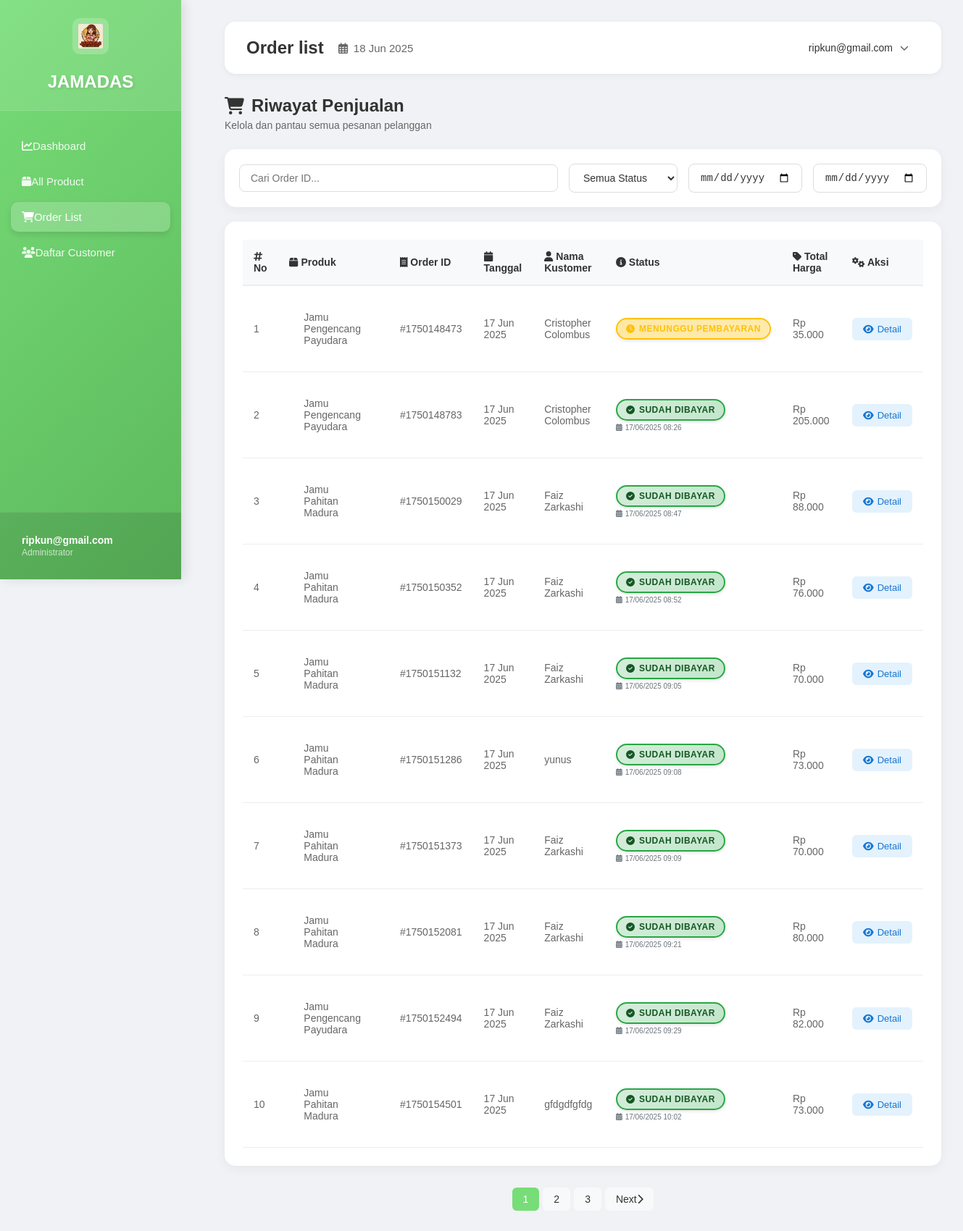
/admin/orderlist.php (signed in), run on the app's committed database.
### tables this page shows
CREATE TABLE `orders` (
  `order_id` int(11) NOT NULL,
  `user_id` int(11) NOT NULL,
  `total_harga` decimal(10,2) NOT NULL,
  `nama_penerima` varchar(100) NOT NULL,
  `nomor_penerima` varchar(20) NOT NULL,
  `alamat_penerima` text NOT NULL,
  `kota` varchar(80) DEFAULT NULL,
  `kodepos` int(8) DEFAULT NULL,
  `keterangan_order` varchar(256) NOT NULL,
  `payment_type` varchar(50) DEFAULT NULL,
  `transaction_status` varchar(20) NOT NULL,
  `transaction_time` date DEFAULT NULL,
  `payment_details` text DEFAULT NULL,
  `fraud_status` varchar(20) DEFAULT NULL,
  `created_at` timestamp NOT NULL DEFAULT current_timestamp(),
  `updated_at` timestamp NULL DEFAULT NULL
);

### config/function.php (called while the page is built, shortened)
<?php
function getStatusLabel($status)
{
    $labels = [
        'pending' => 'Menunggu Pembayaran',
        'settlement' => 'Sudah Dibayar',
        'processing' => 'Sedang Dikemas',
        'shipped' => 'Dalam Pengiriman',
        'delivered' => 'Selesai',
        'cancelled' => 'Dibatalkan'
    ];
    return $labels[$status] ?? $status;
}
function getStatusIcon($status)
{
    $icons = [
        'pending' => 'fa-clock',
        'settlement' => 'fa-check-circle',
        'processing' => 'fa-box',
        'shipped' => 'fa-shipping-fast',
        'delivered' => 'fa-check-double',
        'cancelled' => 'fa-times-circle',
        'failed' => 'fa-exclamation-triangle',
        'expire' => 'fa-hourglass-end'
    ];
    return $icons[strtolower($status)] ?? 'fa-info-circle';
}
function getStatusClass($status)
{
    $classes = [
        'pending' => 'pending',
        'settlement' => 'success',
        'processing' => 'processing',
        'shipped' => 'shipped',
        'delivered' => 'delivered',
        'cancelled' => 'cancelled',
        'failed' => 'failed',
        'expire' => 'expired'
    ];
    return $classes[strtolower($status)] ?? 'default';
}
function getStatusColor($status)
{
    $colors = [
        'pending' => '#ffc107',
        'settlement' => '#28a745',
        'processing' => '#17a2b8',
        'shipped' => '#6f42c1',
        'delivered' => '#28a745',
        'cancelled' => '#dc3545',
        'failed' => '#dc3545',
        'expire' => '#6c757d'
    ];
    return $colors[strtolower($status)] ?? '#6c757d';
}

### admin/orderlist.php (the view, shortened to what this page needs)
<?php
require '../config/function.php';
$where_clause = "";
$limit = 10;
$page = isset($_GET['page']) ? (int) $_GET['page'] : 1;
$offset = ($page - 1) * $limit;
$total_sql = "SELECT COUNT(*) as total FROM orders o" . $where_clause;
$total_stmt = $GLOBALS["db"]->prepare($total_sql);
$total_stmt->execute();
$total_data = $total_stmt->fetch(PDO::FETCH_ASSOC)['total'];
$total_pages = ceil($total_data / $limit);
$sql = "SELECT o.*, c.nama_lengkap,
        GROUP_CONCAT(DISTINCT p.nama_produk SEPARATOR ', ') as produk_names,
        GROUP_CONCAT(od.jumlah_order SEPARATOR ', ') as jumlah_orders
        FROM orders o
        LEFT JOIN users c ON o.user_id = c.user_id
        LEFT JOIN order_details od ON o.order_id = od.order_id
        LEFT JOIN products p ON od.product_id = p.product_id" .
    $where_clause . "
        GROUP BY o.order_id
        ORDER BY o.transaction_time DESC
        LIMIT :limit OFFSET :offset";
try {
    $stmt = $GLOBALS["db"]->prepare($sql);
    $stmt->bindValue(':limit', $limit, PDO::PARAM_INT);
    $stmt->bindValue(':offset', $offset, PDO::PARAM_INT);
    $stmt->execute();
    $orders = $stmt->fetchAll(PDO::FETCH_ASSOC);
} catch (PDOException $e) {
    die("Error: " . $e->getMessage());
}
$n = 0;
?>
<!DOCTYPE html>
<html lang="en">
<head>
    <link rel="stylesheet" href="./style/style.css">
    <link rel="stylesheet" href="./style/statusOrderList.css">
</head>
<body>
    <div class="container">
        <?php require "template/sidebar.php"; ?>
        <div class="main-content">
            <?php require "template/header.php"; ?>
            <div class="content">
                <div class="content-header">
                    <div class="content-title">
                        <h3><i class="fas fa-shopping-cart"></i> Riwayat Penjualan</h3>
                        <p>Kelola dan pantau semua pesanan pelanggan</p>
                    </div>
                </div>
                <div class="filter-container">
                    <form action="" method="GET" class="filter-form" id="filterForm">
                        <div class="search-box">
                            <input type="text" id="searchInput" name="search" placeholder="Cari Order ID..."
                                value="<?php echo isset($_GET['search']) ? htmlspecialchars($_GET['search']) : ''; ?>">
                        </div>
                        <select name="status" onchange="this.form.submit()">
                            <option value="">Semua Status</option>
                        </select>
                        <input type="date" name="start_date"
                            value="<?php echo isset($_GET['start_date']) ? htmlspecialchars($_GET['start_date']) : ''; ?>"
                            onchange="this.form.submit()" placeholder="Tanggal Mulai">
                        <input type="date" name="end_date"
                            value="<?php echo isset($_GET['end_date']) ? htmlspecialchars($_GET['end_date']) : ''; ?>"
                            onchange="this.form.submit()" placeholder="Tanggal Akhir">
                    </form>
                </div>
                <div class="table-wrapper">
                    <table class="table" id="orderTable">
                        <thead>
                            <tr>
                                <th><i class="fas fa-hashtag"></i> No</th>
                                <th><i class="fas fa-box"></i> Produk</th>
                                <th><i class="fas fa-receipt"></i> Order ID</th>
                                <th><i class="fas fa-calendar"></i> Tanggal</th>
                                <th><i class="fas fa-user"></i> Nama Kustomer</th>
                                <th><i class="fas fa-info-circle"></i> Status</th>
                                <th><i class="fas fa-tag"></i> Total Harga</th>
                                <th><i class="fas fa-cogs"></i> Aksi</th>
                            </tr>
                        </thead>
                        <tbody>
                            <?php if (!empty($orders)): ?>
                                <?php foreach ($orders as $order): ?>
                                    <tr>
                                        <td><?= $n += 1 ?></td>
                                        <td>
                                            <?php if (!empty($order['produk_names'])): ?>
                                                <div class="product-info">
                                                    <?= htmlspecialchars($order['produk_names']); ?>
                                                </div>
                                            <?php else: ?>
                                                <span class="no-product">Tidak ada produk</span>
                                            <?php endif; ?>
                                        </td>
                                        <td>#<?= $order['order_id']; ?></td>
                                        <td><?= date('d M Y', strtotime($order['transaction_time'])); ?></td>
                                        <td><?= $order['nama_penerima']; ?></td>
                                        <td>
                                            <span class="status-badge <?= getStatusClass($order['transaction_status']); ?>"
                                                data-status="<?= strtolower($order['transaction_status']); ?>"
                                                style="--status-color: <?= getStatusColor($order['transaction_status']); ?>">
                                                <i class="fas <?= getStatusIcon($order['transaction_status']); ?>"></i>
                                                <span
                                                    class="status-text"><?= getStatusLabel($order['transaction_status']); ?></span>
                                                <?php if (strtolower($order['transaction_status']) === 'pending'): ?>
                                                    <span class="status-pulse"></span>
                                                <?php endif; ?>
                                            </span>
                                            <?php
                                            if (isset($order['updated_at']) && in_array(strtolower($order['transaction_status']), ['settlement', 'delivered', 'cancelled'])):
                                                ?>
                                                <div class="status-timestamp">
                                                    <i class="fas fa-calendar-alt"></i>
                                                    <?= date('d/m/Y H:i', strtotime($order['updated_at'])); ?>
                                                </div>
                                            <?php endif; ?>
                                        </td>
                                        <td>Rp <?= number_format($order['total_harga'], 0, ',', '.'); ?></td>
                                        <td>
                                            <a href="detail_order.php?order_id=<?= htmlspecialchars($order['order_id']); ?>"
                                                class="btn-detail">
                                                <i class="fas fa-eye"></i> Detail
                                            </a>
                                        </td>
                                    </tr>
                                <?php endforeach; ?>
                            <?php endif; ?>
                        </tbody>
                    </table>
                </div>
                <div class="pagination">
                    <ul>
                        <?php for ($i = 1; $i <= $total_pages; $i++): ?>
                            <li class="<?= ($i == $page) ? 'active' : ''; ?>">
                                <a href="?page=<?= $i; ?><?php
                                  echo isset($_GET['status']) ? '&status=' . urlencode($_GET['status']) : '';
                                  echo isset($_GET['start_date']) ? '&start_date=' . urlencode($_GET['start_date']) : '';
                                  echo isset($_GET['end_date']) ? '&end_date=' . urlencode($_GET['end_date']) : '';
                                  echo isset($_GET['search']) ? '&search=' . urlencode($_GET['search']) : '';
                                  ?>">
                                    <?= $i; ?>
                                </a>
                            </li>
                        <?php endfor; ?>
                        <?php if ($page < $total_pages): ?>
                            <li>
                                <a href="?page=<?= $page + 1; ?><?php
                                    echo isset($_GET['status']) ? '&status=' . urlencode($_GET['status']) : '';
                                    echo isset($_GET['start_date']) ? '&start_date=' . urlencode($_GET['start_date']) : '';
                                    echo isset($_GET['end_date']) ? '&end_date=' . urlencode($_GET['end_date']) : '';
                                    echo isset($_GET['search']) ? '&search=' . urlencode($_GET['search']) : '';
                                    ?>">
                                    Next <i class="fas fa-chevron-right"></i>
                                </a>
                            </li>
                        <?php endif; ?>
                    </ul>
                </div>
            </div>
        </div>
</body>
</html>

### admin/style/style.css (style rules this page uses)
* { margin: 0; padding: 0; box-sizing: border-box; }
body { font-family: "Arial", sans-serif; background-color: #f0f2f5; }
.container { display: flex; min-height: 100vh; }
.main-content { flex-grow: 1; padding: 30px; margin-left: 280px; background-color: #f0f2f5; }
.status-badge { padding: 6px 12px; border-radius: 20px; font-size: 12px; font-weight: 600; display: inline-flex; align-items: center; gap: 5px; }
.content-header { display: flex; justify-content: space-between; align-items: center; margin-bottom: 30px; }
.content-title h3 { color: #333; font-size: 24px; display: flex; align-items: center; gap: 10px; margin-bottom: 5px; }
.content-title p { color: #666; font-size: 14px; }
.product-info { padding: 20px; }
.pagination { display: flex; justify-content: center; align-items: center; gap: 15px; margin-top: 30px; }
.table-wrapper { background: #ffffff; padding: 25px; border-radius: 15px; box-shadow: 0 4px 15px rgba(0, 0, 0, 0.05); margin-bottom: 30px; overflow-x: auto; }
.table { width: 100%; border-collapse: separate; border-spacing: 0; }
.table th { background-color: #f8f9fa; color: #333; font-weight: 600; font-size: 14px; padding: 15px; text-align: left; border-bottom: 2px solid #eee; }
.table td { padding: 15px; font-size: 14px; color: #666; border-bottom: 1px solid #eee; vertical-align: middle; }
.pagination { display: flex; justify-content: center; margin-top: 30px; }
.pagination ul { display: flex; gap: 5px; list-style: none; padding: 0; }
.pagination li a { display: flex; align-items: center; justify-content: center; padding: 8px 15px; border-radius: 6px; color: #333; text-decoration: none; font-size: 14px; transition: all 0.3s ease; background: #f8f9fa; }
.pagination li.active a { background: #77dd77; color: #ffffff; }
.content-header { margin-bottom: 25px; }
.status-badge.pending { background-color: rgba(255, 193, 7, 0.1); color: #ffc107; }
.status-badge.success { background-color: rgba(119, 221, 119, 0.1); color: #77dd77; }
.btn-detail { display: inline-flex; align-items: center; gap: 5px; padding: 8px 15px; background-color: #e3f2fd; color: #1976d2; border-radius: 6px; text-decoration: none; font-size: 13px; font-weight: 500; transition: all 0.3s ease; }
.filter-container { flex: 1; display: flex; gap: 10px; }
.filter-form { display: flex; gap: 10px; flex: 1; }
.search-box { position: relative; flex: 1; }
.search-box input { width: 100%; padding: 8px 35px 8px 12px; border: 1px solid #ddd; border-radius: 6px; font-size: 13px; transition: all 0.3s ease; }
.filter-form select { padding: 8px 12px; border: 1px solid #ddd; border-radius: 6px; font-size: 13px; color: #333; background-color: #fff; cursor: pointer; transition: all 0.3s ease; min-width: 150px; }
.filter-container { background: #ffffff; padding: 20px; border-radius: 15px; box-shadow: 0 4px 15px rgba(0, 0, 0, 0.05); margin-bottom: 20px; }
.filter-form { display: flex; gap: 15px; align-items: center; flex-wrap: wrap; }
.search-box { flex: 1; min-width: 200px; position: relative; }
.search-box input { width: 100%; padding: 10px 15px; border: 1px solid #ddd; border-radius: 8px; font-size: 14px; transition: all 0.3s ease; }
.filter-form select, .filter-form input[type="date"] { padding: 10px 15px; border: 1px solid #ddd; border-radius: 8px; font-size: 14px; color: #333; background-color: #fff; cursor: pointer; transition: all 0.3s ease; min-width: 150px; }
.product-info { display: flex; align-items: center; gap: 12px; }

### data on the page
orders: n "1", produk_names "Jamu Pengencang Payudara", order_id "1750148473", transaction_time "17 Jun 2025", nama_penerima "Cristopher Colombus", transaction_status "MENUNGGU PEMBAYARAN", total_harga "35.000"
orders: n "2", produk_names "Jamu Pengencang Payudara", order_id "1750148783", transaction_time "17 Jun 2025", nama_penerima "Cristopher Colombus", transaction_status "SUDAH DIBAYAR", updated_at "17/06/2025 08:26", total_harga "205.000"
orders: n "3", produk_names "Jamu Pahitan Madura", order_id "1750150029", transaction_time "17 Jun 2025", nama_penerima "Faiz Zarkashi", transaction_status "SUDAH DIBAYAR", updated_at "17/06/2025 08:47", total_harga "88.000"
orders: n "4", produk_names "Jamu Pahitan Madura", order_id "1750150352", transaction_time "17 Jun 2025", nama_penerima "Faiz Zarkashi", transaction_status "SUDAH DIBAYAR", updated_at "17/06/2025 08:52", total_harga "76.000"
orders: n "5", produk_names "Jamu Pahitan Madura", order_id "1750151132", transaction_time "17 Jun 2025", nama_penerima "Faiz Zarkashi", transaction_status "SUDAH DIBAYAR", updated_at "17/06/2025 09:05", total_harga "70.000"
orders: n "6", produk_names "Jamu Pahitan Madura", order_id "1750151286", transaction_time "17 Jun 2025", nama_penerima "yunus", transaction_status "SUDAH DIBAYAR", updated_at "17/06/2025 09:08", total_harga "73.000"
orders: n "7", produk_names "Jamu Pahitan Madura", order_id "1750151373", transaction_time "17 Jun 2025", nama_penerima "Faiz Zarkashi", transaction_status "SUDAH DIBAYAR", updated_at "17/06/2025 09:09", total_harga "70.000"
orders: n "8", produk_names "Jamu Pahitan Madura", order_id "1750152081", transaction_time "17 Jun 2025", nama_penerima "Faiz Zarkashi", transaction_status "SUDAH DIBAYAR", updated_at "17/06/2025 09:21", total_harga "80.000"
orders: n "9", produk_names "Jamu Pengencang Payudara", order_id "1750152494", transaction_time "17 Jun 2025", nama_penerima "Faiz Zarkashi", transaction_status "SUDAH DIBAYAR", updated_at "17/06/2025 09:29", total_harga "82.000"
orders: n "10", produk_names "Jamu Pahitan Madura", order_id "1750154501", transaction_time "17 Jun 2025", nama_penerima "gfdgdfgfdg", transaction_status "SUDAH DIBAYAR", updated_at "17/06/2025 10:02", total_harga "73.000"

### other printed values
$_SESSION['user_email'] "ripkun@gmail.com"
$jenishalaman "Order list"
